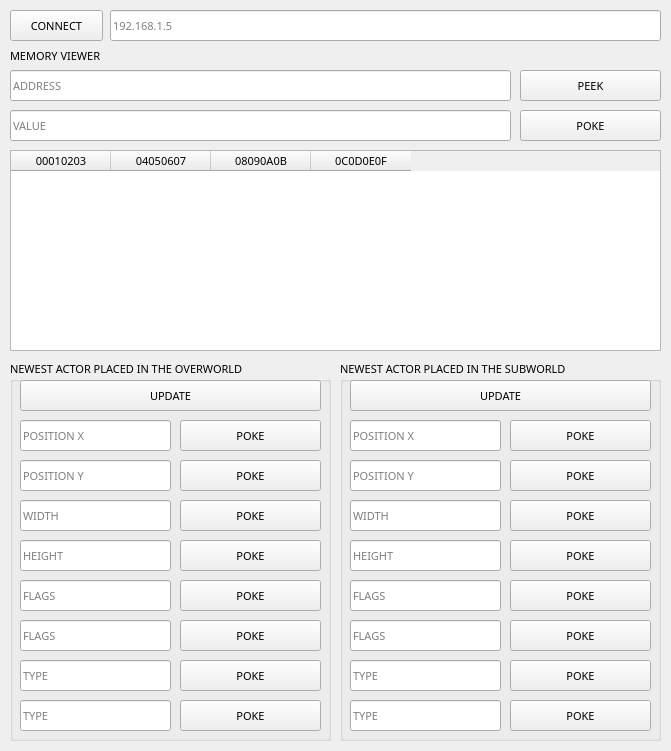
<?xml version="1.0" encoding="UTF-8"?>
<ui version="4.0">
 <class>MainWindow</class>
 <widget class="QWidget" name="MainWindow">
  <property name="geometry">
   <rect>
    <x>0</x>
    <y>0</y>
    <width>671</width>
    <height>751</height>
   </rect>
  </property>
  <property name="font">
   <font>
    <family>Bahnschrift Light</family>
    <pointsize>8</pointsize>
   </font>
  </property>
  <property name="windowTitle">
   <string>Peepa</string>
  </property>
  <property name="windowIcon">
   <iconset>
    <normaloff>data/peepa.png</normaloff>data/peepa.png</iconset>
  </property>
  <property name="windowOpacity">
   <double>1.000000000000000</double>
  </property>
  <widget class="QPushButton" name="CONNECT">
   <property name="geometry">
    <rect>
     <x>10</x>
     <y>10</y>
     <width>93</width>
     <height>31</height>
    </rect>
   </property>
   <property name="text">
    <string>CONNECT</string>
   </property>
  </widget>
  <widget class="QLineEdit" name="IP_ADDRESS">
   <property name="geometry">
    <rect>
     <x>110</x>
     <y>10</y>
     <width>551</width>
     <height>31</height>
    </rect>
   </property>
   <property name="placeholderText">
    <string>192.168.1.5</string>
   </property>
  </widget>
  <widget class="QLineEdit" name="MEMORY_VIEWER_ADDRESS">
   <property name="geometry">
    <rect>
     <x>10</x>
     <y>70</y>
     <width>501</width>
     <height>31</height>
    </rect>
   </property>
   <property name="placeholderText">
    <string>ADDRESS</string>
   </property>
  </widget>
  <widget class="QPushButton" name="MEMORY_VIEWER_PEEK">
   <property name="geometry">
    <rect>
     <x>520</x>
     <y>70</y>
     <width>141</width>
     <height>31</height>
    </rect>
   </property>
   <property name="text">
    <string>PEEK</string>
   </property>
  </widget>
  <widget class="QLabel" name="MEMORY_VIEWER">
   <property name="geometry">
    <rect>
     <x>10</x>
     <y>45</y>
     <width>651</width>
     <height>21</height>
    </rect>
   </property>
   <property name="text">
    <string>MEMORY VIEWER</string>
   </property>
  </widget>
  <widget class="QLineEdit" name="MEMORY_VIEWER_VALUE">
   <property name="geometry">
    <rect>
     <x>10</x>
     <y>110</y>
     <width>501</width>
     <height>31</height>
    </rect>
   </property>
   <property name="placeholderText">
    <string>VALUE</string>
   </property>
  </widget>
  <widget class="QPushButton" name="MEMORY_VIEWER_POKE">
   <property name="geometry">
    <rect>
     <x>520</x>
     <y>110</y>
     <width>141</width>
     <height>31</height>
    </rect>
   </property>
   <property name="text">
    <string>POKE</string>
   </property>
  </widget>
  <widget class="QGroupBox" name="ACTOR_GROUP_OVERWORLD">
   <property name="geometry">
    <rect>
     <x>10</x>
     <y>360</y>
     <width>321</width>
     <height>381</height>
    </rect>
   </property>
   <property name="title">
    <string>NEWEST ACTOR PLACED IN THE OVERWORLD</string>
   </property>
   <widget class="QPushButton" name="ACTOR_OVERWORLD_UPDATE">
    <property name="geometry">
     <rect>
      <x>10</x>
      <y>20</y>
      <width>301</width>
      <height>31</height>
     </rect>
    </property>
    <property name="text">
     <string>UPDATE</string>
    </property>
   </widget>
   <widget class="QLineEdit" name="ACTOR_OVERWORLD_X">
    <property name="geometry">
     <rect>
      <x>10</x>
      <y>60</y>
      <width>151</width>
      <height>31</height>
     </rect>
    </property>
    <property name="placeholderText">
     <string>POSITION X</string>
    </property>
   </widget>
   <widget class="QPushButton" name="ACTOR_OVERWORLD_POKE_X">
    <property name="geometry">
     <rect>
      <x>170</x>
      <y>60</y>
      <width>141</width>
      <height>31</height>
     </rect>
    </property>
    <property name="text">
     <string>POKE</string>
    </property>
   </widget>
   <widget class="QLineEdit" name="ACTOR_OVERWORLD_Y">
    <property name="geometry">
     <rect>
      <x>10</x>
      <y>100</y>
      <width>151</width>
      <height>31</height>
     </rect>
    </property>
    <property name="placeholderText">
     <string>POSITION Y</string>
    </property>
   </widget>
   <widget class="QPushButton" name="ACTOR_OVERWORLD_POKE_Y">
    <property name="geometry">
     <rect>
      <x>170</x>
      <y>100</y>
      <width>141</width>
      <height>31</height>
     </rect>
    </property>
    <property name="text">
     <string>POKE</string>
    </property>
   </widget>
   <widget class="QLineEdit" name="ACTOR_OVERWORLD_WIDTH">
    <property name="geometry">
     <rect>
      <x>10</x>
      <y>140</y>
      <width>151</width>
      <height>31</height>
     </rect>
    </property>
    <property name="placeholderText">
     <string>WIDTH</string>
    </property>
   </widget>
   <widget class="QPushButton" name="ACTOR_OVERWORLD_POKE_WIDTH">
    <property name="geometry">
     <rect>
      <x>170</x>
      <y>140</y>
      <width>141</width>
      <height>31</height>
     </rect>
    </property>
    <property name="text">
     <string>POKE</string>
    </property>
   </widget>
   <widget class="QLineEdit" name="ACTOR_OVERWORLD_HEIGHT">
    <property name="geometry">
     <rect>
      <x>10</x>
      <y>180</y>
      <width>151</width>
      <height>31</height>
     </rect>
    </property>
    <property name="placeholderText">
     <string>HEIGHT</string>
    </property>
   </widget>
   <widget class="QPushButton" name="ACTOR_OVERWORLD_POKE_HEIGHT">
    <property name="geometry">
     <rect>
      <x>170</x>
      <y>180</y>
      <width>141</width>
      <height>31</height>
     </rect>
    </property>
    <property name="text">
     <string>POKE</string>
    </property>
   </widget>
   <widget class="QLineEdit" name="ACTOR_OVERWORLD__PARENTFLAGS">
    <property name="geometry">
     <rect>
      <x>10</x>
      <y>220</y>
      <width>151</width>
      <height>31</height>
     </rect>
    </property>
    <property name="placeholderText">
     <string>FLAGS</string>
    </property>
   </widget>
   <widget class="QPushButton" name="ACTOR_OVERWORLD_POKE_PARENT_FLAGS">
    <property name="geometry">
     <rect>
      <x>170</x>
      <y>220</y>
      <width>141</width>
      <height>31</height>
     </rect>
    </property>
    <property name="text">
     <string>POKE</string>
    </property>
   </widget>
   <widget class="QLineEdit" name="ACTOR_OVERWORLD_CHILD_FLAGS">
    <property name="geometry">
     <rect>
      <x>10</x>
      <y>260</y>
      <width>151</width>
      <height>31</height>
     </rect>
    </property>
    <property name="placeholderText">
     <string>FLAGS</string>
    </property>
   </widget>
   <widget class="QPushButton" name="ACTOR_OVERWORLD_POKE_CHILD_FLAGS">
    <property name="geometry">
     <rect>
      <x>170</x>
      <y>260</y>
      <width>141</width>
      <height>31</height>
     </rect>
    </property>
    <property name="text">
     <string>POKE</string>
    </property>
   </widget>
   <widget class="QLineEdit" name="ACTOR_OVERWORLD_PARENT_TYPE">
    <property name="geometry">
     <rect>
      <x>10</x>
      <y>300</y>
      <width>151</width>
      <height>31</height>
     </rect>
    </property>
    <property name="placeholderText">
     <string>TYPE</string>
    </property>
   </widget>
   <widget class="QPushButton" name="ACTOR_OVERWORLD_POKE_PARENT_TYPE">
    <property name="geometry">
     <rect>
      <x>170</x>
      <y>300</y>
      <width>141</width>
      <height>31</height>
     </rect>
    </property>
    <property name="text">
     <string>POKE</string>
    </property>
   </widget>
   <widget class="QPushButton" name="ACTOR_OVERWORLD_POKE_CHILD_TYPE">
    <property name="geometry">
     <rect>
      <x>170</x>
      <y>340</y>
      <width>141</width>
      <height>31</height>
     </rect>
    </property>
    <property name="text">
     <string>POKE</string>
    </property>
   </widget>
   <widget class="QLineEdit" name="ACTOR_GROUP_OVERWORLD_CHILD_TYPE">
    <property name="geometry">
     <rect>
      <x>10</x>
      <y>340</y>
      <width>151</width>
      <height>31</height>
     </rect>
    </property>
    <property name="placeholderText">
     <string>TYPE</string>
    </property>
   </widget>
  </widget>
  <widget class="QTableWidget" name="MEMORY_VIEWER_TABLE">
   <property name="geometry">
    <rect>
     <x>10</x>
     <y>150</y>
     <width>651</width>
     <height>201</height>
    </rect>
   </property>
   <property name="font">
    <font>
     <family>Bahnschrift Light</family>
     <pointsize>8</pointsize>
    </font>
   </property>
   <property name="lineWidth">
    <number>1</number>
   </property>
   <property name="showGrid">
    <bool>true</bool>
   </property>
   <property name="sortingEnabled">
    <bool>false</bool>
   </property>
   <property name="cornerButtonEnabled">
    <bool>true</bool>
   </property>
   <column>
    <property name="text">
     <string>00010203</string>
    </property>
   </column>
   <column>
    <property name="text">
     <string>04050607</string>
    </property>
   </column>
   <column>
    <property name="text">
     <string>08090A0B</string>
    </property>
   </column>
   <column>
    <property name="text">
     <string>0C0D0E0F</string>
    </property>
   </column>
  </widget>
  <widget class="QGroupBox" name="ACTOR_GROUP_SUBWORLD">
   <property name="geometry">
    <rect>
     <x>340</x>
     <y>360</y>
     <width>321</width>
     <height>381</height>
    </rect>
   </property>
   <property name="title">
    <string>NEWEST ACTOR PLACED IN THE SUBWORLD</string>
   </property>
   <widget class="QPushButton" name="ACTOR_SUBWORLD_UPDATE">
    <property name="geometry">
     <rect>
      <x>10</x>
      <y>20</y>
      <width>301</width>
      <height>31</height>
     </rect>
    </property>
    <property name="text">
     <string>UPDATE</string>
    </property>
   </widget>
   <widget class="QLineEdit" name="ACTOR_GROUP_SUBWORLD_X">
    <property name="geometry">
     <rect>
      <x>10</x>
      <y>60</y>
      <width>151</width>
      <height>31</height>
     </rect>
    </property>
    <property name="placeholderText">
     <string>POSITION X</string>
    </property>
   </widget>
   <widget class="QPushButton" name="ACTOR_SUBWORLD_POKE_X">
    <property name="geometry">
     <rect>
      <x>170</x>
      <y>60</y>
      <width>141</width>
      <height>31</height>
     </rect>
    </property>
    <property name="text">
     <string>POKE</string>
    </property>
   </widget>
   <widget class="QLineEdit" name="ACTOR_SUBWORLD_Y">
    <property name="geometry">
     <rect>
      <x>10</x>
      <y>100</y>
      <width>151</width>
      <height>31</height>
     </rect>
    </property>
    <property name="placeholderText">
     <string>POSITION Y</string>
    </property>
   </widget>
   <widget class="QPushButton" name="ACTOR_SUBWORLD_POKE_Y">
    <property name="geometry">
     <rect>
      <x>170</x>
      <y>100</y>
      <width>141</width>
      <height>31</height>
     </rect>
    </property>
    <property name="text">
     <string>POKE</string>
    </property>
   </widget>
   <widget class="QLineEdit" name="ACTOR_SUBWORLD_WIDTH">
    <property name="geometry">
     <rect>
      <x>10</x>
      <y>140</y>
      <width>151</width>
      <height>31</height>
     </rect>
    </property>
    <property name="placeholderText">
     <string>WIDTH</string>
    </property>
   </widget>
   <widget class="QPushButton" name="ACTOR_SUBWORLD_POKE_WIDTH">
    <property name="geometry">
     <rect>
      <x>170</x>
      <y>140</y>
      <width>141</width>
      <height>31</height>
     </rect>
    </property>
    <property name="text">
     <string>POKE</string>
    </property>
   </widget>
   <widget class="QLineEdit" name="ACTOR_SUBWORLD_HEIGHT">
    <property name="geometry">
     <rect>
      <x>10</x>
      <y>180</y>
      <width>151</width>
      <height>31</height>
     </rect>
    </property>
    <property name="placeholderText">
     <string>HEIGHT</string>
    </property>
   </widget>
   <widget class="QPushButton" name="ACTOR_SUBWORLD_POKE_HEIGHT">
    <property name="geometry">
     <rect>
      <x>170</x>
      <y>180</y>
      <width>141</width>
      <height>31</height>
     </rect>
    </property>
    <property name="text">
     <string>POKE</string>
    </property>
   </widget>
   <widget class="QLineEdit" name="ACTOR_SUBWORLD_PARENT_FLAGS">
    <property name="geometry">
     <rect>
      <x>10</x>
      <y>220</y>
      <width>151</width>
      <height>31</height>
     </rect>
    </property>
    <property name="placeholderText">
     <string>FLAGS</string>
    </property>
   </widget>
   <widget class="QPushButton" name="ACTOR_SUBWORLD_POKE_PARENT_FLAGS">
    <property name="geometry">
     <rect>
      <x>170</x>
      <y>220</y>
      <width>141</width>
      <height>31</height>
     </rect>
    </property>
    <property name="text">
     <string>POKE</string>
    </property>
   </widget>
   <widget class="QLineEdit" name="ACTOR_SUBWORLD_CHILD_FLAGS">
    <property name="geometry">
     <rect>
      <x>10</x>
      <y>260</y>
      <width>151</width>
      <height>31</height>
     </rect>
    </property>
    <property name="placeholderText">
     <string>FLAGS</string>
    </property>
   </widget>
   <widget class="QPushButton" name="ACTOR_SUBWORLD_POKE_CHILD_FLAGS">
    <property name="geometry">
     <rect>
      <x>170</x>
      <y>260</y>
      <width>141</width>
      <height>31</height>
     </rect>
    </property>
    <property name="text">
     <string>POKE</string>
    </property>
   </widget>
   <widget class="QLineEdit" name="ACTOR_SUBWORLD_PARENT_TYPE">
    <property name="geometry">
     <rect>
      <x>10</x>
      <y>300</y>
      <width>151</width>
      <height>31</height>
     </rect>
    </property>
    <property name="placeholderText">
     <string>TYPE</string>
    </property>
   </widget>
   <widget class="QPushButton" name="ACTOR_SUBWORLD_POKE_PARENT_TYPE">
    <property name="geometry">
     <rect>
      <x>170</x>
      <y>300</y>
      <width>141</width>
      <height>31</height>
     </rect>
    </property>
    <property name="text">
     <string>POKE</string>
    </property>
   </widget>
   <widget class="QPushButton" name="ACTOR_SUBWORLD_POKE_CHILD_TYPE">
    <property name="geometry">
     <rect>
      <x>170</x>
      <y>340</y>
      <width>141</width>
      <height>31</height>
     </rect>
    </property>
    <property name="text">
     <string>POKE</string>
    </property>
   </widget>
   <widget class="QLineEdit" name="ACTOR_SUBWORLD_CHILD_TYPE">
    <property name="geometry">
     <rect>
      <x>10</x>
      <y>340</y>
      <width>151</width>
      <height>31</height>
     </rect>
    </property>
    <property name="placeholderText">
     <string>TYPE</string>
    </property>
   </widget>
  </widget>
 </widget>
 <resources/>
 <connections/>
</ui>
